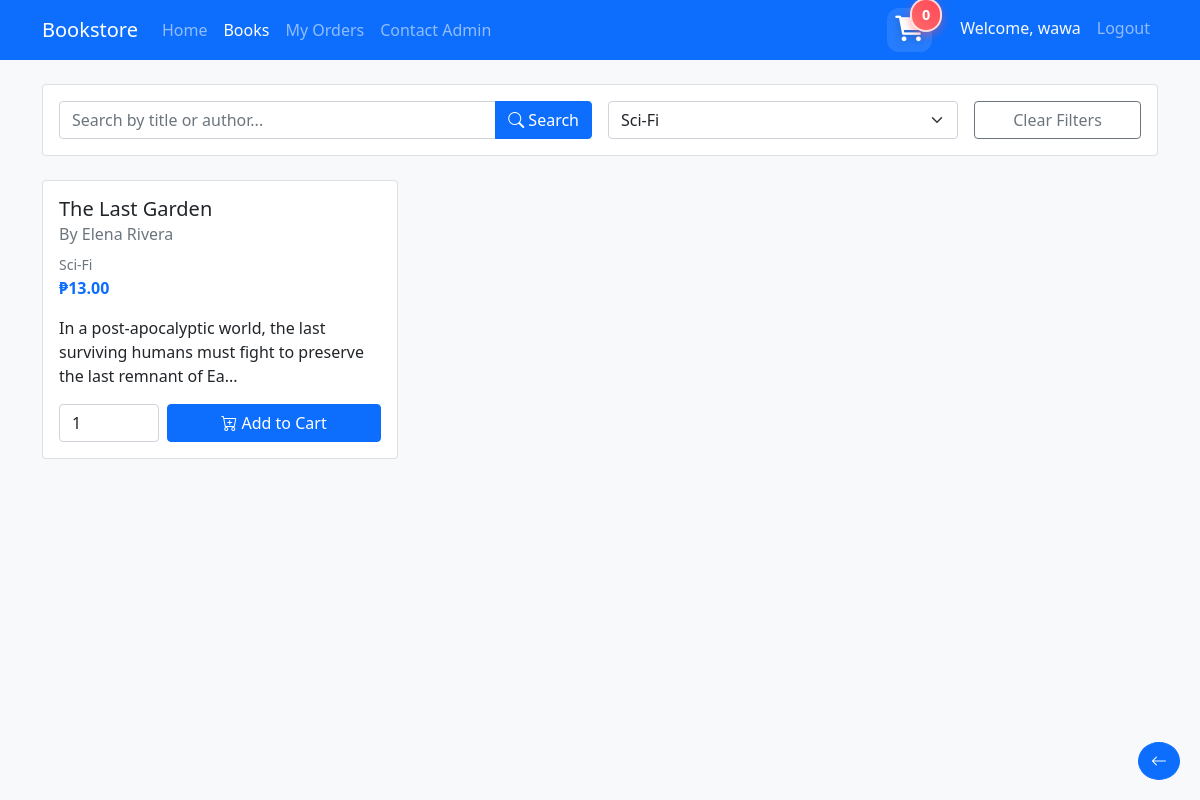
/user/books.php?category=6 (signed in), run on the app's committed database.
### tables this page shows
CREATE TABLE `books` (
  `book_id` int(11) NOT NULL,
  `category_id` int(11) DEFAULT NULL,
  `title` varchar(255) NOT NULL,
  `author` varchar(255) NOT NULL,
  `description` text DEFAULT NULL,
  `price` decimal(10,2) NOT NULL,
  `stock_quantity` int(11) DEFAULT 0,
  `date_added` timestamp NOT NULL DEFAULT current_timestamp()
);

CREATE TABLE `categories` (
  `category_id` int(11) NOT NULL,
  `category_name` varchar(255) NOT NULL,
  `date_created` timestamp NOT NULL DEFAULT current_timestamp()
);

### user/books.php (the view, shortened to what this page needs)
<?php
require_once '../auth/config.php';
$categories = $conn->query("SELECT * FROM Categories ORDER BY category_name");
$search = isset($_GET['search']) ? trim($_GET['search']) : '';
$category_id = isset($_GET['category']) ? (int)$_GET['category'] : 0;
$query = "SELECT b.*, c.category_name
          FROM Books b
          JOIN Categories c ON b.category_id = c.category_id
          WHERE 1=1";
if ($category_id > 0) {
    $query .= " AND b.category_id = $category_id";
}
$query .= " ORDER BY b.title";
$books = $conn->query($query);
?>
<!DOCTYPE html>
<html lang="en">
<head>
    <link href="https://cdn.jsdelivr.net/npm/bootstrap@5.1.3/dist/css/bootstrap.min.css" rel="stylesheet">
    <link href="https://cdn.jsdelivr.net/npm/bootstrap-icons@1.7.2/font/bootstrap-icons.css" rel="stylesheet">
</head>
<body class="bg-light">
    <?php include 'user_navbar.php'; ?>
    <div class="container mt-4">
        <div class="card mb-4">
            <div class="card-body">
                <form method="GET" class="row g-3">
                    <div class="col-md-6">
                        <div class="input-group">
                            <input type="text" class="form-control" name="search"
                                   placeholder="Search by title or author..."
                                   value="<?php echo htmlspecialchars($search); ?>">
                            <button class="btn btn-primary" type="submit">
                                <i class="bi bi-search"></i> Search
                            </button>
                        </div>
                    </div>
                    <div class="col-md-4">
                        <select class="form-select" name="category" onchange="this.form.submit()">
                            <?php while ($category = $categories->fetch_assoc()): ?>
                                <option value="<?php echo $category['category_id']; ?>"
                                        <?php echo $category_id == $category['category_id'] ? 'selected' : ''; ?>>
                                    <?php echo htmlspecialchars($category['category_name']); ?>
                                </option>
                            <?php endwhile; ?>
                        </select>
                    </div>
                    <?php if (!empty($search) || $category_id > 0): ?>
                        <div class="col-md-2">
                            <a href="books.php" class="btn btn-outline-secondary w-100">Clear Filters</a>
                        </div>
                    <?php endif; ?>
                </form>
            </div>
        </div>
        <div class="row row-cols-1 row-cols-md-2 row-cols-lg-3 g-4">
            <?php if ($books->num_rows > 0): ?>
                <?php while ($book = $books->fetch_assoc()): ?>
                    <div class="col">
                        <div class="card book-card <?php echo $book['stock_quantity'] <= 0 ? 'out-of-stock' : ''; ?>"
                             onclick="showBookDetails(<?php echo htmlspecialchars(json_encode($book)); ?>)">
                            <div class="card-body">
                                <h5 class="card-title"><?php echo htmlspecialchars($book['title']); ?></h5>
                                <h6 class="card-subtitle mb-2 text-muted">By <?php echo htmlspecialchars($book['author']); ?></h6>
                                <p class="card-text">
                                    <small class="text-muted"><?php echo htmlspecialchars($book['category_name']); ?></small><br>
                                    <strong class="text-primary">₱<?php echo number_format($book['price'], 2); ?></strong>
                                </p>
                                <p class="card-text"><?php echo htmlspecialchars(substr($book['description'], 0, 100)) . '...'; ?></p>
                                <?php if ($book['stock_quantity'] > 0): ?>
                                    <form action="add_to_cart.php" method="POST" class="d-flex gap-2" onclick="event.stopPropagation();">
                                        <input type="number" name="quantity" value="1" min="1"
                                               max="<?php echo $book['stock_quantity']; ?>"
                                               class="form-control" style="width: 100px;">
                                        <button type="submit" class="btn btn-primary flex-grow-1">
                                            <i class="bi bi-cart-plus"></i> Add to Cart
                                        </button>
                                    </form>
                                <?php else: ?>
                                    <button class="btn btn-secondary w-100" disabled>
                                        <i class="bi bi-x-circle"></i> Out of Stock
                                    </button>
                                <?php endif; ?>
                            </div>
                        </div>
                    </div>
                <?php endwhile; ?>
            <?php endif; ?>
        </div>
        <a href="javascript:history.back()" class="btn btn-primary rounded-circle back-button">
            <i class="bi bi-arrow-left"></i>
        </a>
    </div>
</body>
</html>

### user/books.php (style rules this page uses)
.book-card { transition: transform 0.2s; height: 100%; cursor: pointer; }
.back-button { position: fixed; bottom: 20px; right: 20px; z-index: 1000; }

### data on the page
books: title "The Last Garden", author "Elena Rivera", category.category_name "Sci-Fi", price "13.00", description "In a post-apocalyptic world, the last surviving humans must fight to preserve the last remnant of Ea"

### other printed values
$_SESSION['username'] "wawa"
form field category "Sci-Fi"
